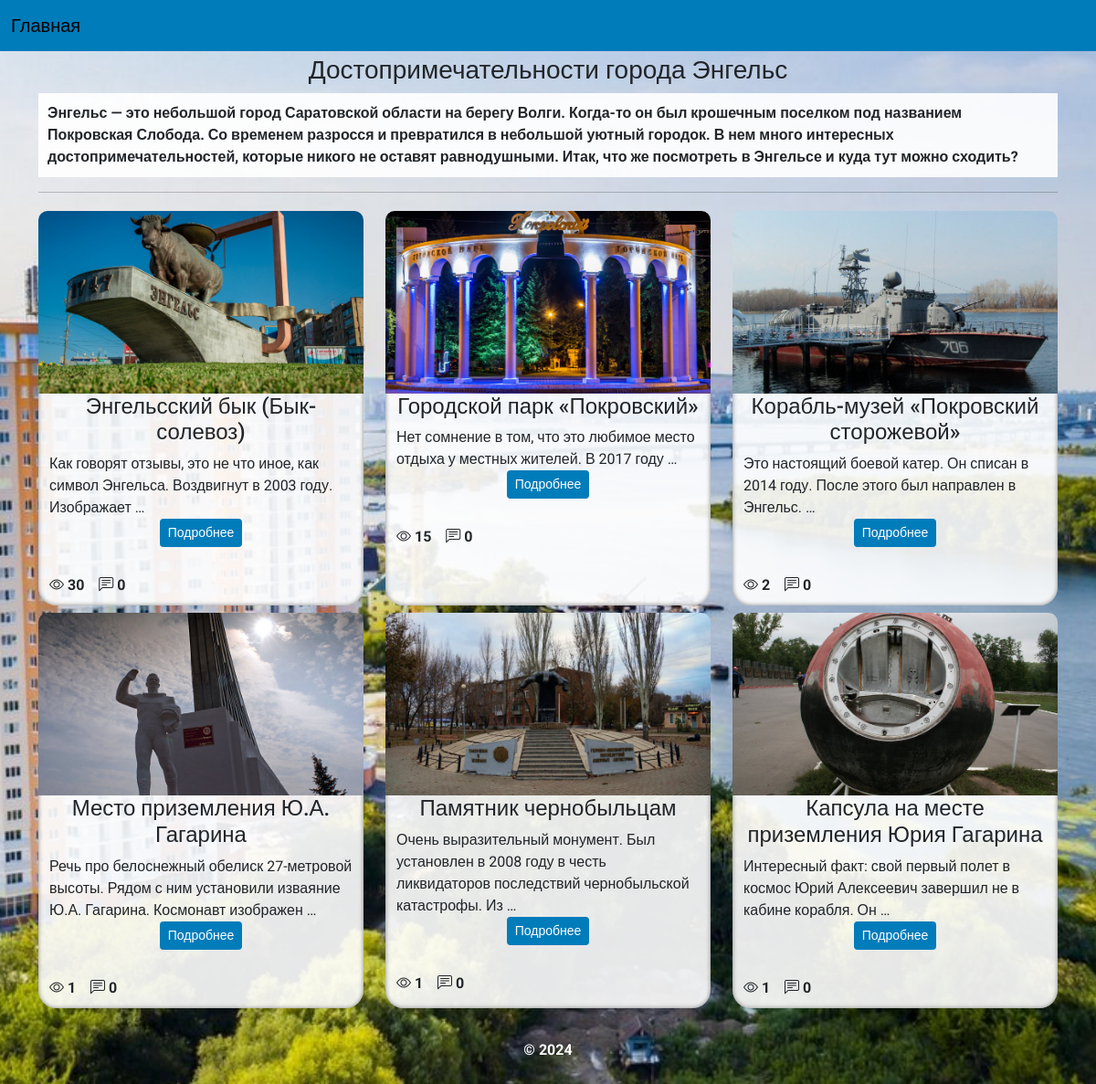
Before: / with the older database file.
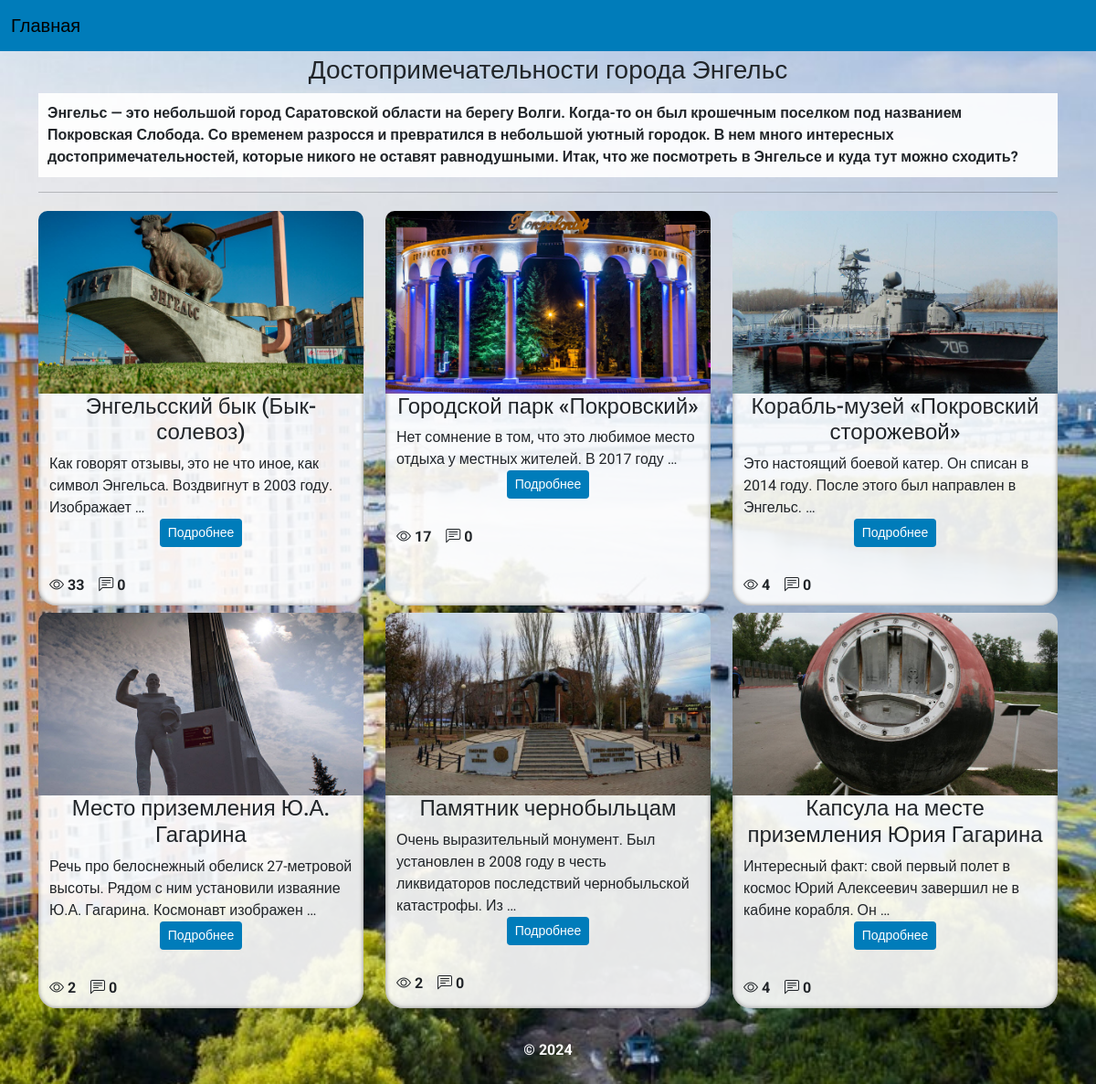
After: the same page with the newer database file.
### city/models.py (models this page shows)
class Posts(models.Model):
    title = models.CharField(max_length=100)
    body = models.TextField()
    image = models.ImageField(upload_to='city/images/')
    views = models.IntegerField()

### city/views.py (the view)
# urls.py: path('', views.index, name='home'),
def index(request):
    posts = Posts.objects.all()
    context = {
        'title': 'Главная',
        'posts': posts,
    }
    return render(request, 'city/index.html', context=context)

### city/templates/city/index.html (shortened to what this page needs)
{% extends 'city/base.html' %}
{% load static %}
{% block content %}
<div class="container">
    <h3 class="title">Достопримечательности города Энгельс</h3>
    <p class="title_about">Энгельс — это небольшой город Саратовской области на берегу Волги. Когда-то он был крошечным
        поселком под названием Покровская Слобода. Со временем разросся и превратился в небольшой уютный городок. В нем
        много интересных достопримечательностей, которые никого не оставят равнодушными. Итак, что же посмотреть в
        Энгельсе и куда тут можно сходить?
    </p>
    <hr/>
    <div class="row">
        {% for p in posts %}
        <div class="col-md-4 col-sm-12 py-1">
            <div class="container box box-fon h-100">
                <div class="row">
                    <div class="col img-box150" style="background-image: url({{p.image.url}});"></div>
                </div>
                <div class="row">
                    <div class="col">
                        <div class="box-content">
                            <h4 class="text-m text-center">{{p.title}}</h4>
                        </div>
                    </div>
                </div>
                <div class="row ">
                    <div class="col ">
                        <div class="box-content">
                            {{p.body|safe|truncatewords:15}}
                        </div>
                    </div>
                </div>
                <div class="row">
                    <div class="col text-center ">
                        <a class="btn btn-sm btn-card" href="{% url 'show_post' p.id %}">Подробнее</a>
                    </div>
                    <hr class="space m"/>
                    <div class="row">
                        <div class="col">
                            <i class="bi bi-eye"></i><b> {{p.views}}</b>
                            <i class="bi bi-chat-left-text"></i> <b>0</b>
                        </div>
                    </div>
                </div>
            </div>
        </div>
        {% endfor %}
    </div>
</div>
{% endblock %}

### city/templates/city/base.html (shortened to what this page needs)
<!DOCTYPE html>
{% load static %}
<html lang="en">
<head>
    <link rel="stylesheet" href="{% static 'city/css/bootstrap.min.css' %}">
    <link rel="stylesheet" href="{% static 'city/css/style.css' %}">
    <link rel="stylesheet" href="https://cdn.jsdelivr.net/npm/bootstrap-icons@1.11.3/font/bootstrap-icons.min.css">
</head>
<body>
    <div class="wrapper">
        <header class="header">
            <nav class="navbar fixed-top  bar">
                <div class="container-fluid">
                  <a class="navbar-brand" href="{% url 'home' %}">Главная</a>
                </div>
              </nav>
        </header>
        <main class="main">
            {% block content %}
            {% endblock %}
        </main>
        <footer class="footer">&copy; 2024</footer>
    </div>
</body>
</html>

### city/static/city/css/style.css (style rules this page uses)
:root { --nav-item-green: green; --bg-fon-navbar: #007cba; --light-color: #fff; --dropdown-item: #007cba; --dropdown-item-hover: #007cba; --text-color: #4c4c4c; --bs-link-color: #007cba; --bs-link-hover-color: #007cba; --bs-pagination-active-bg: #007cba; --bs-pagination-active-bg: #007cba; --bs-pagination-active-border-color: #007cba; --bs-pagination-active-bg: #007cba; --bs-pagination-active-border-color: #007cba; }
body { font-family: "Roboto", sans-serif; background-image: url("../img/Engels_46.jpg"); background-repeat: no-repeat; background-position: center center; background-attachment: fixed; background-size: cover; min-width: 320px; margin: 0; padding: 0; box-sizing: border-box; }
html, body { height: 100%; }
.wrapper { min-height: 100%; display: flex; flex-direction: column; }
main.main { flex: 1 1 auto; }
.header { margin: 20px; }
.img-box150 { border-top-left-radius: 10px; border-top-right-radius: 10px; background-size: cover; background-position: center center; height: 200px; max-height: 200px !important; }
.box { margin-bottom: 10px; box-shadow: inset 0 0 5px gray; border-radius: 20px; }
hr.space { border: none !important; clear: both; height: 70px; margin: 0; }
hr.space.m { height: 30px; }
.box-fon { background-color: rgba(255, 255, 255, 0.9); }
.btn-card { background: var(--bg-fon-navbar, #fff); color: var(--light-color, #fff); }
.title { text-align: center; margin-top: 20px; }
.footer { text-align: center; color: #fff; font-weight: bold; margin: 30px; }
.bar { background-color: #007cba; color: #fff; }
.title_about { font-weight: bold; background-color: rgba(255, 255, 255, 0.9); padding: 10px; }

Changed rows visible on the page:
changed Posts "Энгельсский бык (Бык-солевоз)": views "30" → "33"
changed Posts "Городской парк «Покровский»": views "15" → "17"
changed Posts "Корабль-музей «Покровский сторожевой»": views "2" → "4"
changed Posts "Место приземления Ю.А. Гагарина": views "1" → "2"
changed Posts "Памятник чернобыльцам": views "1" → "2"
changed Posts "Капсула на месте приземления Юрия Гагарина": views "1" → "4"
